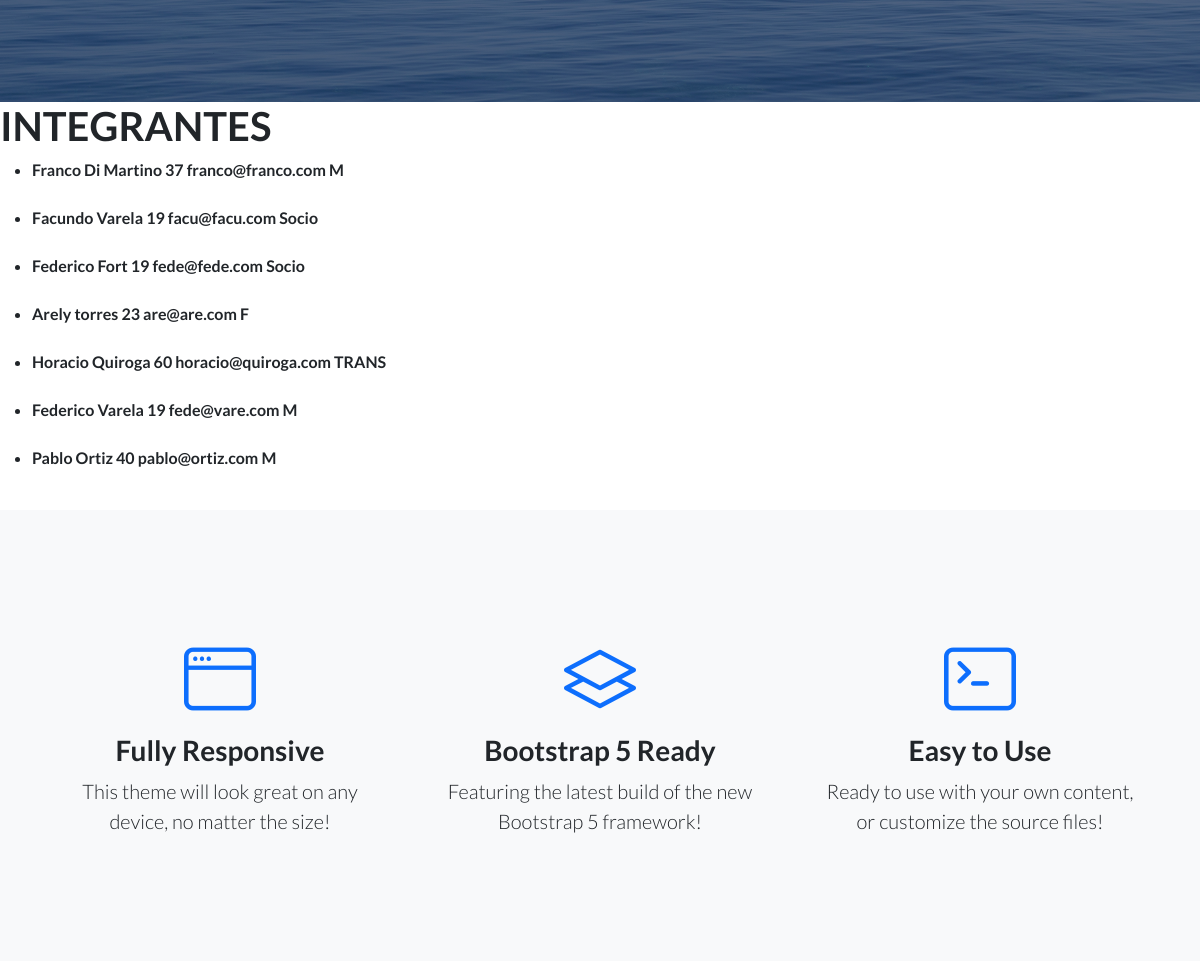
Before: /AppTenis/int/list/ (signed in, middle part) with the older database file.
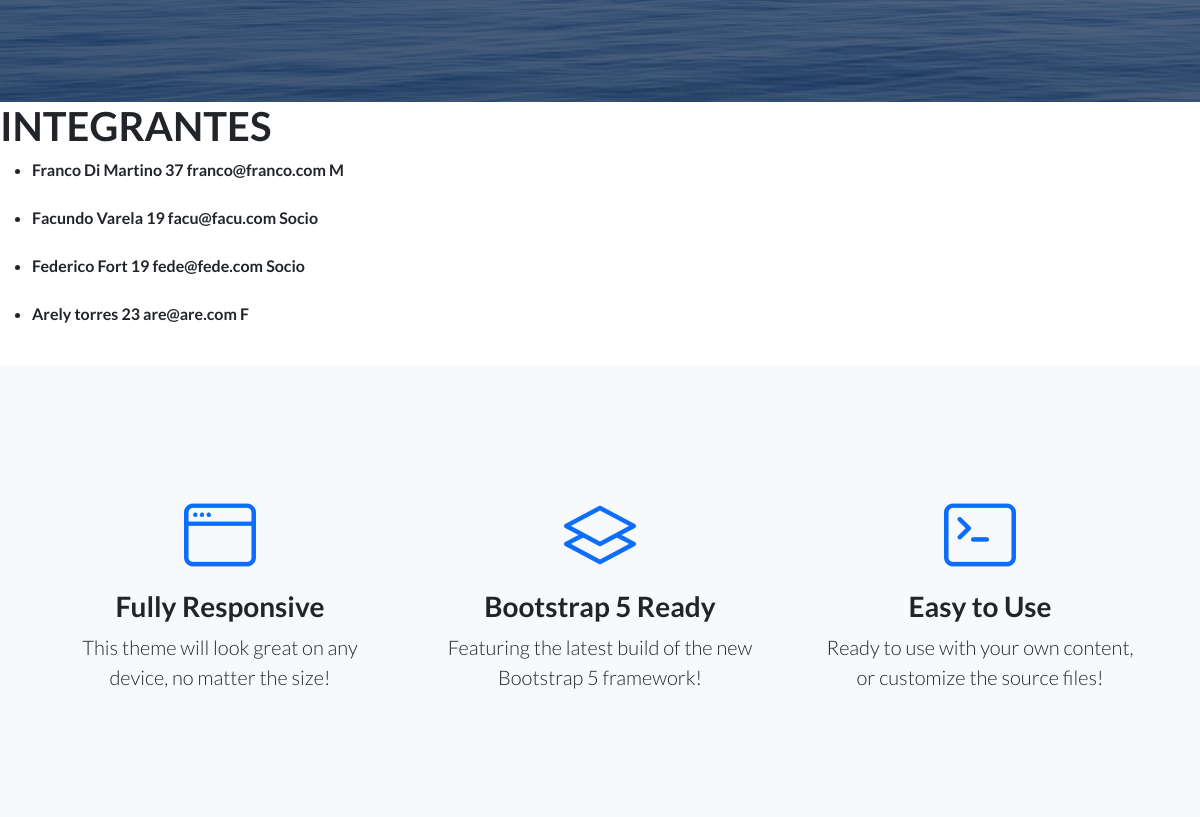
After: the same page with the newer database file.
### AppTenis/models.py (models this page shows)
class IntegrantesClub(models.Model):
    nombre=models.CharField(max_length=50)
    apellido=models.CharField(max_length=50)
    edad=models.IntegerField()
    email=models.EmailField()
    genero=models.CharField(max_length=5)
    def __str__(self):
        return self.nombre+" "+self.apellido+" "+str(self.edad)+" "+str(self.email)+" "+self.genero

### AppTenis/views.py (the view)
# urls.py: path('int/list/', IntegrantesList.as_view(), name = 'integrantes_listar'),
class IntegrantesList(LoginRequiredMixin, ListView):
    model = IntegrantesClub
    template_name = 'AppTenis/leerIntegrantesclub.html'

### AppTenis/templates/AppTenis/leerIntegrantesclub.html (shortened to what this page needs)
{% extends 'AppTenis/padre.html' %}
{% load static %}
{% block contenido_que_cambia %}
<h1>INTEGRANTES</h1>
<ul>
    {% for int in object_list %}
       <li><strong>{{ int }}</strong></li>
        <br>
    {% endfor %}
</ul>
{% endblock %}

Changed rows visible on the page:
removed IntegrantesClub: nombre+apellido+edad "Horacio Quiroga 60 horacio@quiroga.com TRANS"
removed IntegrantesClub: nombre+apellido+edad "Federico Varela 19 fede@vare.com M"
removed IntegrantesClub: nombre+apellido+edad "Pablo Ortiz 40 pablo@ortiz.com M"
